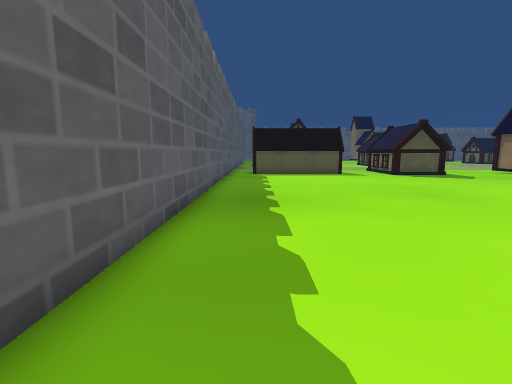
[1] (above)

24 first-person views from a walk through a 3-D level made in the Unity game engine. The camera is 1.3 m above the floor, tilts 8° down and sees 85° across. The floor is counted in squares, 1 m on a side. Each view is taken from the middle of a square. On the plan, view 1 faces up. The plan holds only what a view shows up to about 13 squares ahead; the rest is blank. The place goes on beyond the plan. The player character is not drawn. Some animated figures are not drawn.

[2]
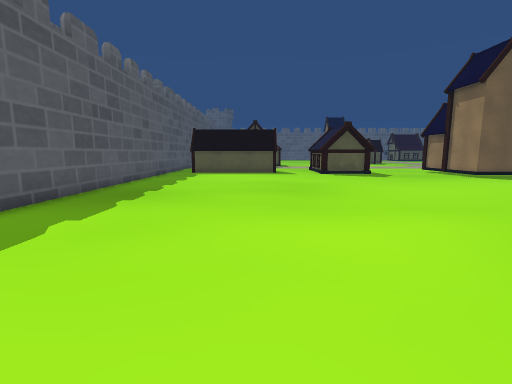

[3]
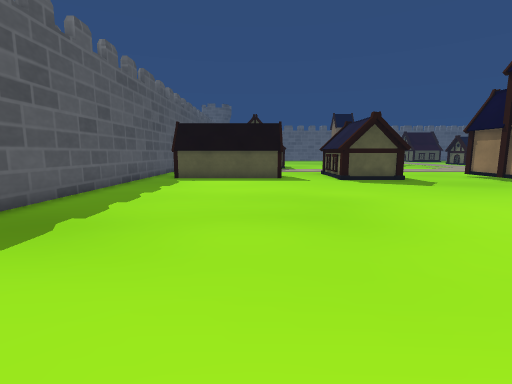

[4]
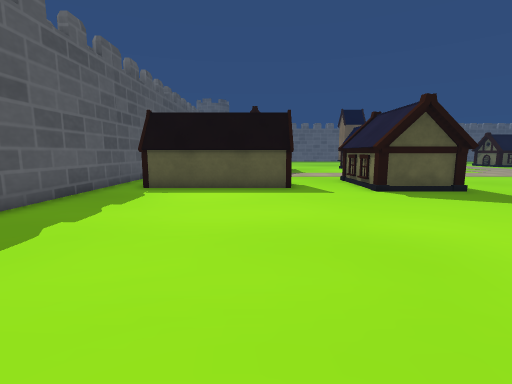

[5]
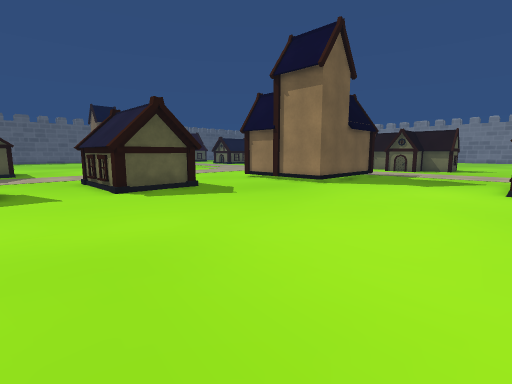

[6]
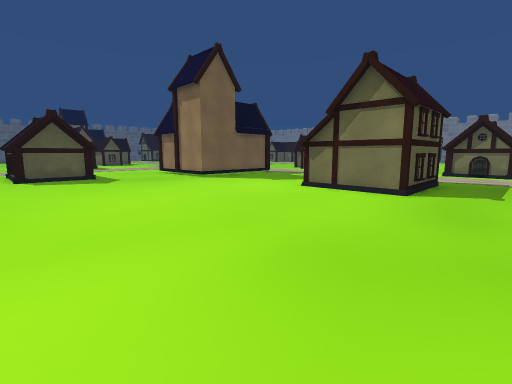

[7]
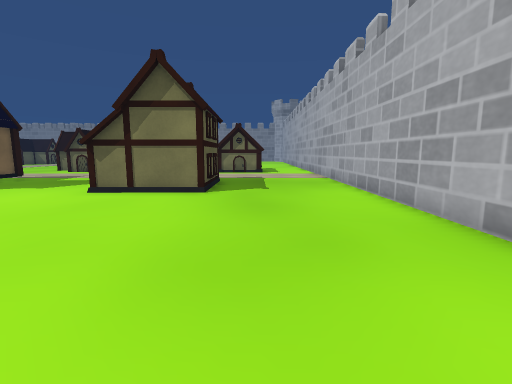

[8]
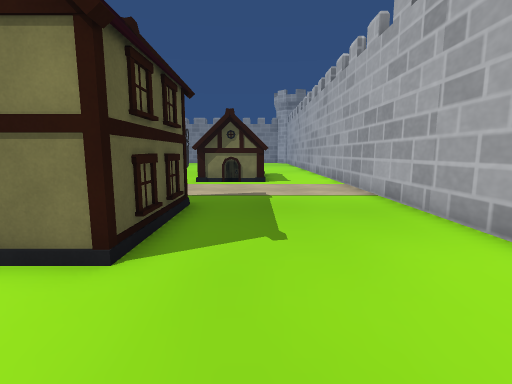

[9]
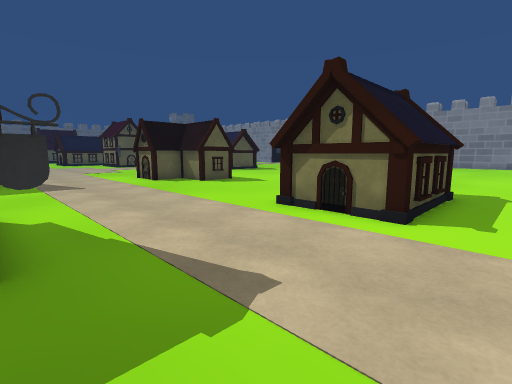

[10]
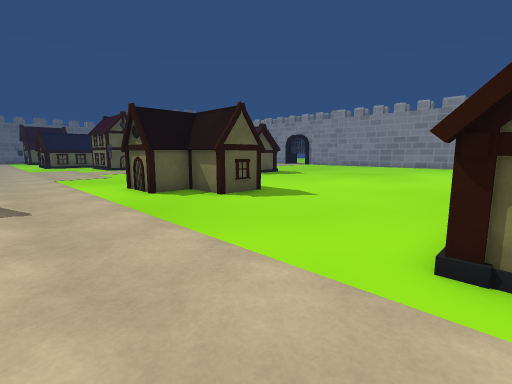

[11]
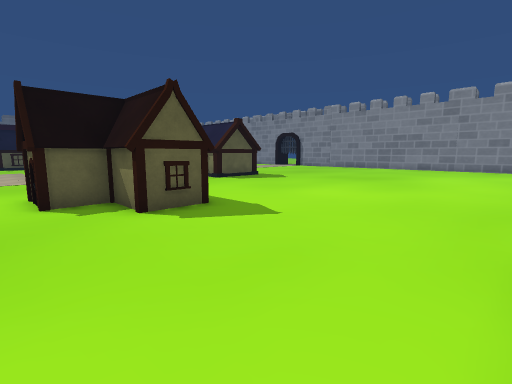

[12]
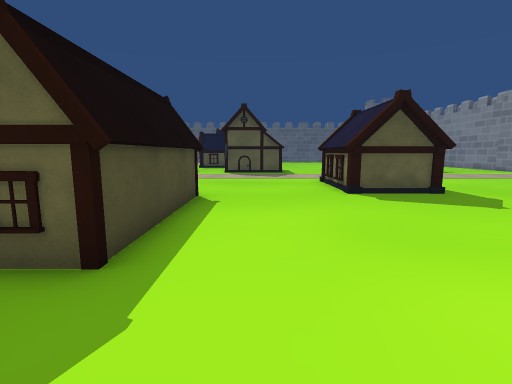

[13]
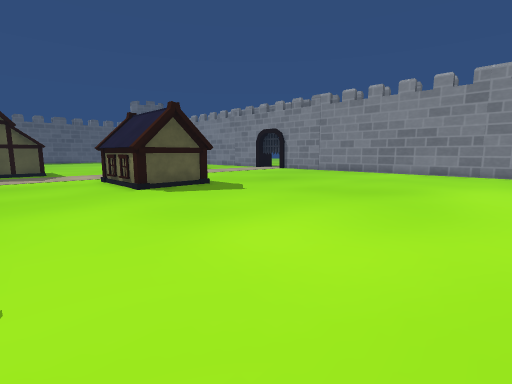

[14]
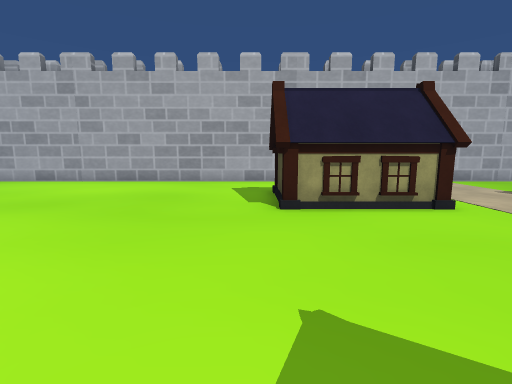

[15]
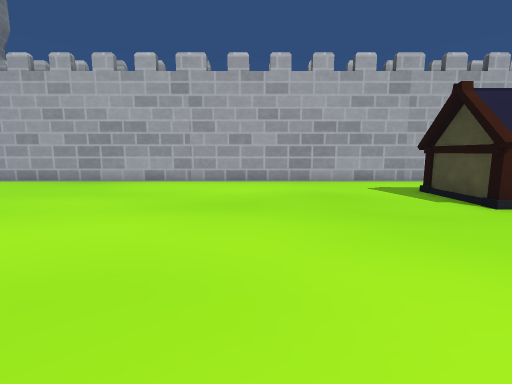

[16]
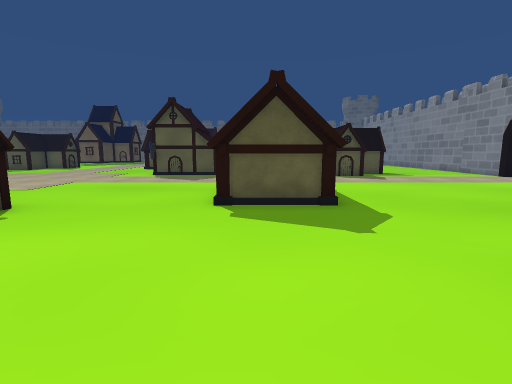

[17]
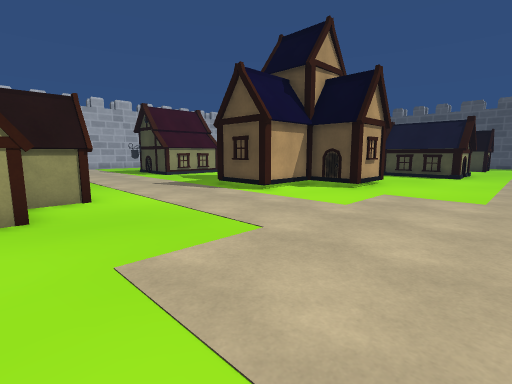

[18]
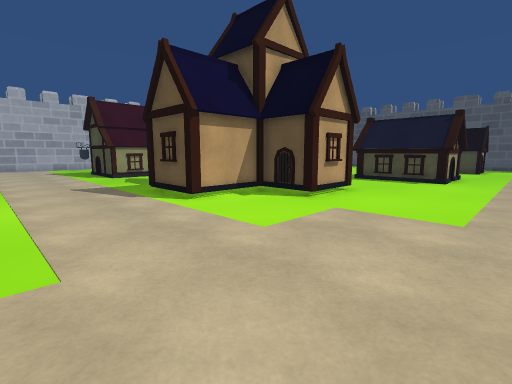

[19]
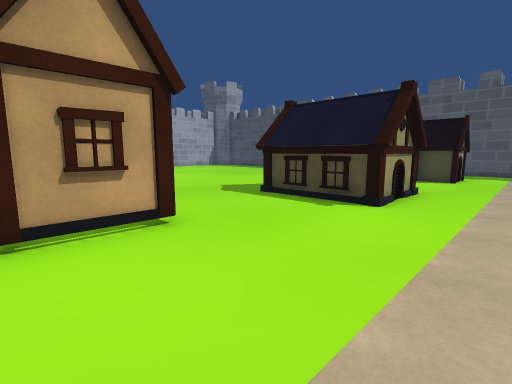

[20]
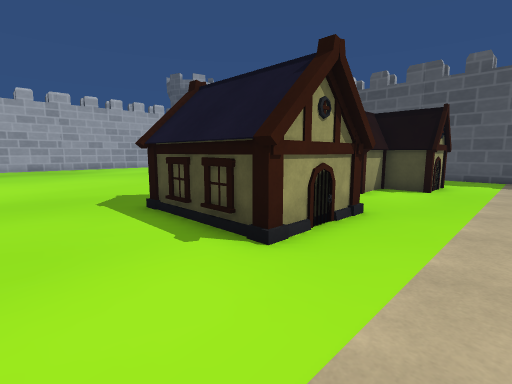

[21]
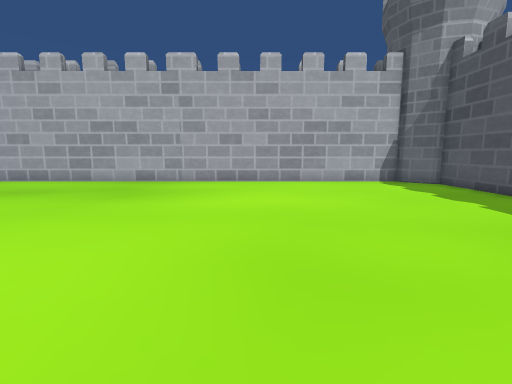

[22]
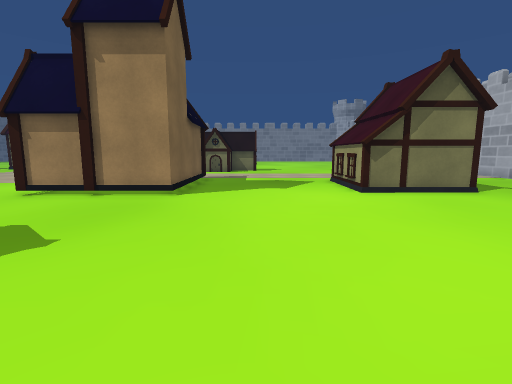

[23]
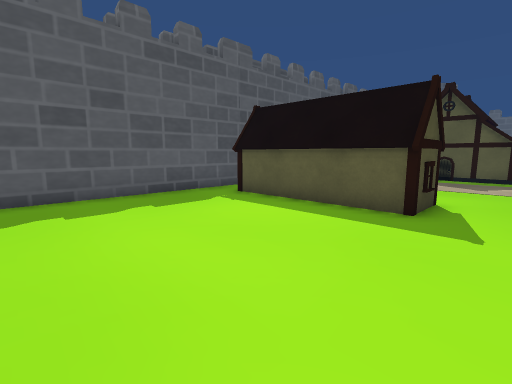

[24]
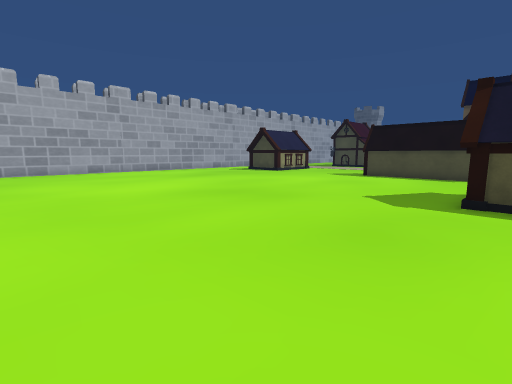

### Floor plan
Key: @ floor where view 1 was taken; # wall or solid block; . floor; H house; T tower.
Columns run from 4 left of view 1 to 45 right of it. Each row starts with its distance up from view 1.
 23        ...............................     .......
 22   #...................................     .......
 21   #...HH..............................HH  ........
 20   #.   HH...HHHH......................H   .......
 19   #.   HHH..H  H......................H   ......
 18   #.HHHHHH..H  H....H#H...............H  H...... .
 17   #.HHHHHH..HHHH....###...............HHHH.......
 16   #.........H..H....#####H.....HHH................
 15   #.................# ###H....HHHH................
 14   #.................#####H....HHHH................
 13   #...........................HHHH................
 12   #............................HHH................
 11   #............................HHH................
 10   #...............................................
  9   #...............................................
  8   #...............................................
  7   #.................HHHHH.........................
  6   #.................H   H........................
  5   #.................H   H.....H..H...............
  4   #.................HHHHH....HHHHH...............
  3   #...........................H  H...............
  2   #..........................HHHHH...............
  1   #..............................................
  0   #.@.............................................
 -1 TTTT..............................................
 -2    T##############################################

Where each view was taken, in squares from view 1:
view 1: 0 up, 0 right, facing up
view 2: 1 down, 4 right, facing up
view 3: 3 up, 4 right, facing up
view 4: 7 up, 4 right, facing up
view 5: 7 up, 5 right, facing up-right
view 6: 1 up, 7 right, facing up-right
view 7: 2 up, 7 right, facing right
view 8: 2 up, 13 right, facing right
view 9: 0 up, 20 right, facing up-right
view 10: 4 up, 22 right, facing up-right
view 11: 5 up, 25 right, facing up-right
view 12: 8 up, 31 right, facing up
view 13: 7 up, 30 right, facing up-right
view 14: 11 up, 30 right, facing down
view 15: 11 up, 35 right, facing down
view 16: 10 up, 35 right, facing up
view 17: 23 up, 28 right, facing down-left
view 18: 23 up, 25 right, facing down-left
view 19: 23 up, 18 right, facing down-left
view 20: 23 up, 14 right, facing down-left
view 21: 11 up, 6 right, facing down
view 22: 11 up, 7 right, facing right
view 23: 11 up, 7 right, facing up-left
view 24: 18 up, 45 right, facing down-left
